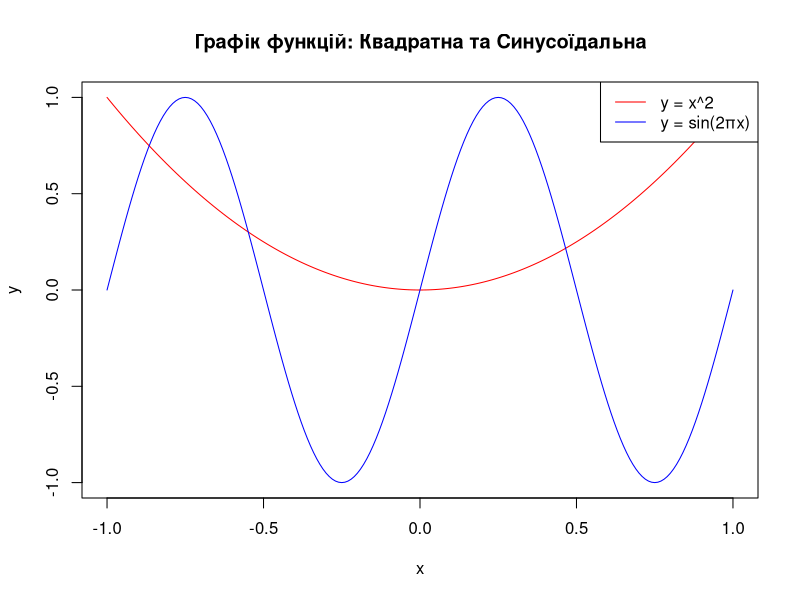

Generate this figure with R:
## ---- chunk 1
# Задаємо область визначення
x <- seq(-1, 1, 0.01)  # Від -1 до 1 з кроком 0.01

# Квадратна функція
y1 <- x^2

# Синусоїдальна функція
y2 <- sin(2 * pi * x)

# Побудова графіків
plot(x, y1,
     type = "l",        # Лінійний графік
     col = "red",       # Червона лінія для квадратної функції
     ylim = c(-1, 1),   # Встановлюємо межі по осі Y
     main = "Графік функцій: Квадратна та Синусоїдальна",
     xlab = "x",
     ylab = "y"
)

# Додаємо синусоїдальну функцію
lines(x, y2, col = "blue")  # Лінія для синусоїдальної функції

# Додаємо легенду
legend("topright", legend = c("y = x^2", "y = sin(2πx)"), col = c("red", "blue"), lty = 1)
